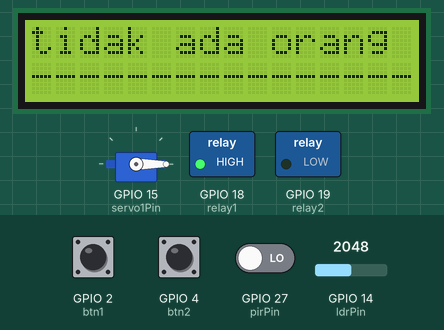
Simulated run of this sketch. Board: ESP32. On the bench: servo, 16×2 character LCD, switched loads named in the sketch (green lamp = pin HIGH). Inputs (shaded band) come from the test bench; at power-on: GPIO 27 (pirPin) LOW, GPIO 2 (btn1) LOW, GPIO 4 (btn2) LOW, GPIO 14 (ldrPin) = 2048. WiFi joins after 1.5 s; servers stay silent unless stated; what the sketch prints to the serial monitor is not drawn.

Above: at 3.9 s.
4.0 s: GPIO 27 (pirPin) driven HIGH
At 5.6 s:
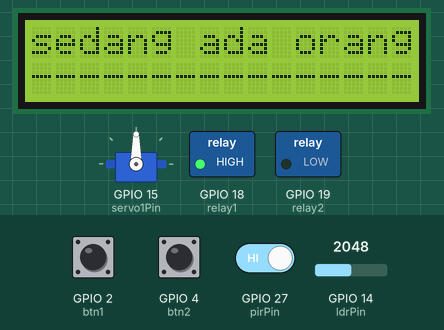
6.2 s: GPIO 27 (pirPin) driven LOW
At 8.7 s:
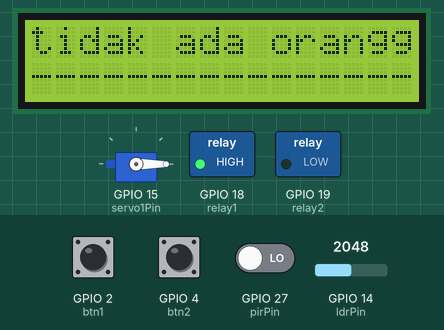
Timing chart, 0 to 10.2 s (numbered marks = the images above; inputs shaded):
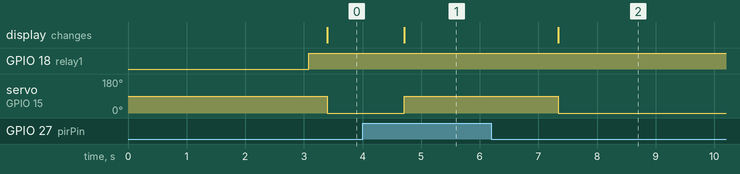

Measured:
- after the input at 4.0 s, servo on GPIO 15 (servo1Pin): 0° → 90° after 0.71 s; the display: changes after 0.71 s (image 1)
- after the input at 6.2 s, servo on GPIO 15 (servo1Pin): 90° → 0° after 1.1 s; the display: changes after 1.1 s (image 2)

The sketch:

tubes.ino
```cpp
#include <ESP32Servo.h>
#include <Wire.h>
#include <LiquidCrystal_I2C.h>

#include <WiFi.h>
#include <WiFiClientSecure.h>
#include <UniversalTelegramBot.h>
#include <ArduinoJson.h>

const char* ssid = "Tayowawik";
const char* password = "Wawiktayo";

// inisialisasi Bot Token
#define BOTtoken "6236249395:AAFYKmTJUcZmcOVPUIQdsSQf5O2mtv5yqVg"  // Bot Token dari BotFather

// chat id dari @myidbot
#define CHAT_ID "1365262211"

WiFiClientSecure client;
UniversalTelegramBot bot(BOTtoken, client);

int botRequestDelay = 1000;
unsigned long lastTimeBotRan;

LiquidCrystal_I2C lcd(0x27, 16, 2);

Servo myservo;

const int btn1 = 2;
const int btn2 = 4;

const int servo1Pin = 15;

const int relay1 = 18;
const int relay2 = 19;

const int TrigPin = 13;
const int echoPin = 12;

const int ldrPin = 14;

const int pirPin = 27;

// dalam bak mandi in cm
int bakMandi = 12;

int lampValue = 0;
int pompavalue = 0;

int BtnlampValue = 0;
int Btnpompavalue = 0;

int pirStatus = 0;

float jarak;

// pesan status
String pesanAda = "sedang ada orang";
String pesanTidakAda = "tidak ada orang";

void setup(){
    myservo.attach(servo1Pin);

    lcd.init();
    lcd.backlight();
    lcd.setCursor(0,1);
    lcd.print("----------------");

    pinMode(btn1, INPUT);
    pinMode(btn2, INPUT);

    pinMode(relay1, OUTPUT);
    pinMode(relay2, OUTPUT);

    pinMode(TrigPin, OUTPUT);
    pinMode(echoPin, INPUT);

    pinMode(ldrPin, INPUT);

    pinMode(pirPin, INPUT);

    Serial.begin(9600);

    // Koneksi Ke Wifi
    WiFi.mode(WIFI_STA);
    WiFi.begin(ssid, password);
    #ifdef ESP32
        client.setCACert(TELEGRAM_CERTIFICATE_ROOT);
    #endif
    while (WiFi.status() != WL_CONNECTED) {
    delay(1000);
    Serial.println("Connecting to WiFi..");
  }
  // Print ESP32 Local IP Address
  Serial.println(WiFi.localIP());
}

void onLamp(){
    digitalWrite(relay2, HIGH);
    lampValue = 1;
}
void offLamp(){
    digitalWrite(relay2, LOW);
    lampValue = 0;
}

void onPompa(){
    digitalWrite(relay1, HIGH);
    pompavalue = 1;
}

void offPompa(){
    digitalWrite(relay1, LOW);
    pompavalue = 0;
}


int btnValue(int input, String text){
    if (text == "lampu"){
        if(input == 1){
            BtnlampValue++;
            if(BtnlampValue > 1) {
                BtnlampValue = 0;
            }
            delay(250);
        }
        return lampValue;
    }else{
        if(input == 1){
            Btnpompavalue++;
            if(Btnpompavalue > 1) {
                Btnpompavalue = 0;
            }
            delay(250);
        }
        return pompavalue;
    }
}

 void handleNewMessages(int numNewMessages) {
    Serial.println("handleNewMessages");
    Serial.println(String(numNewMessages));

    for (int i=0; i<numNewMessages; i++) {
        String chat_id = String(bot.messages[i].chat_id);
        if (chat_id != CHAT_ID){
            bot.sendMessage(chat_id, "Unauthorized user", "");
            continue;
        }

        String text = bot.messages[i].text;
        Serial.println(text);
        String from_name = bot.messages[i].from_name;

        if (text == "/start") {
            String control = "Selamat Datang, " + from_name + ".\n";
            control += "Gunakan Commands Di Bawah Untuk Control Lednya.\n\n";
            control += "/cek_status Untuk mengecek ada orang atau tidak\n";
            control += "/isi_air untuk mengisi air ke bak mandi\n";
            control += "/cek_air Untuk memberhentikan proses pengisian \n";
            control += "/lampu_Mati Untuk Matikan lampu \n";
            control += "/lampu_Nyala Untuk Menyalakan lampu \n";
            bot.sendMessage(chat_id, control, "");
        }

        if (text == "/cek_status") {
            bot.sendMessage(chat_id, "status kamar mandi\n", "");
            if (pirStatus == 1) {
                bot.sendMessage(chat_id, pesanAda, "");
            } else {
                bot.sendMessage(chat_id, pesanTidakAda, "");
            }

        }

        if (text == "/cek_air") {
            bot.sendMessage(chat_id, "kapasitas air", "");
            bot.sendMessage(chat_id, String((jarak/bakMandi)* 100), "");
        }
        if (text == "/isi_air") {
            if(pompavalue == 0) {
                onPompa();
                bot.sendMessage(chat_id, "isi air", "");
            }

        }
        if (text == "/lampu_Mati") {
            if (lampValue != 1 ){
                offLamp();
                bot.sendMessage(chat_id, "lampu di matikan", "");
            } else {
                bot.sendMessage(chat_id, "lampu sudah matikan", "");
            }

        }
        if (text == "/lampu_Nyala") {
            if (lampValue == 1 ){
                offLamp();
                bot.sendMessage(chat_id, "lampu di dihidupkan", "");
            }
            else {
                bot.sendMessage(chat_id, "lampu sudah hidup", "");
            }
        }
    }
}


float range(){
    //jarak in cm
    long durasi = pulseIn(TrigPin, HIGH);
    float jarak = durasi * 0.034/2;

    return jarak;
}

void lampu(){
    if(analogRead(ldrPin) < 1300){
        if(lampValue != 1) {
            onLamp();
        }
    }
}

void pompa(int range) {
    if(range < bakMandi/5) {
        onPompa();
        Serial.print("pompa menyala");
    } if (range >= bakMandi/9) {
        offPompa();
        Serial.print("pompa mati");
    }
}

void loop(){
    //jarak in cm
    jarak = range();

    BtnlampValue = btnValue(digitalRead(btn1), "lampu");
    if(BtnlampValue == 1 && lampValue != 1){
        onLamp();
    }else if(BtnlampValue != 1 && lampValue == 1){
        onLamp();
    }
    Btnpompavalue = btnValue(digitalRead(btn2), "pompa");
    if(Btnpompavalue == 1 && pompavalue != 1){
        onPompa();
    }else if(Btnpompavalue != 1 && pompavalue == 1){
        onPompa();
    }

    pompa(jarak);

    if (millis() > lastTimeBotRan + botRequestDelay)  {
    int numNewMessages = bot.getUpdates(bot.last_message_received + 1);

    while(numNewMessages) {
      Serial.println("got response");
      handleNewMessages(numNewMessages);
      numNewMessages = bot.getUpdates(bot.last_message_received + 1);
    }
    lastTimeBotRan = millis();
    }


    if (digitalRead(pirPin)) {
        pirStatus = 1;
        lcd.setCursor(0,0);
        lcd.print(pesanAda);
        myservo.write(90);

        lampu();
    } else {
        pirStatus = 0;
        lcd.setCursor(0,0);
        lcd.print(pesanTidakAda);
        myservo.write(0);
        if(lampValue == 1){
            offLamp();
        }
    }
}
```
